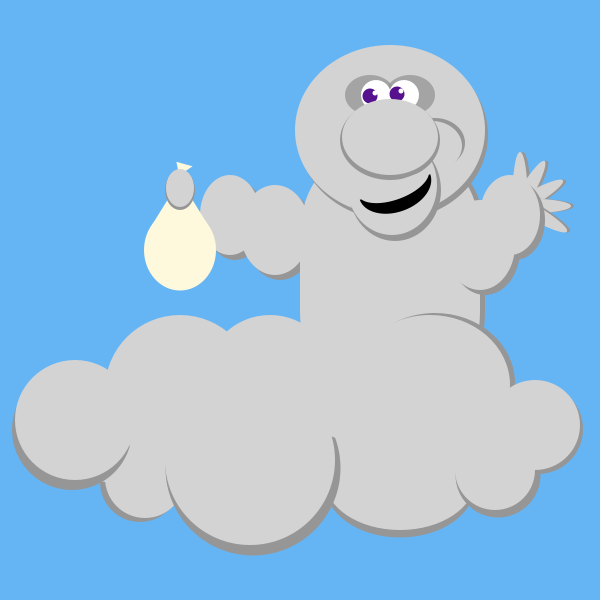
Frame 1 (no input)
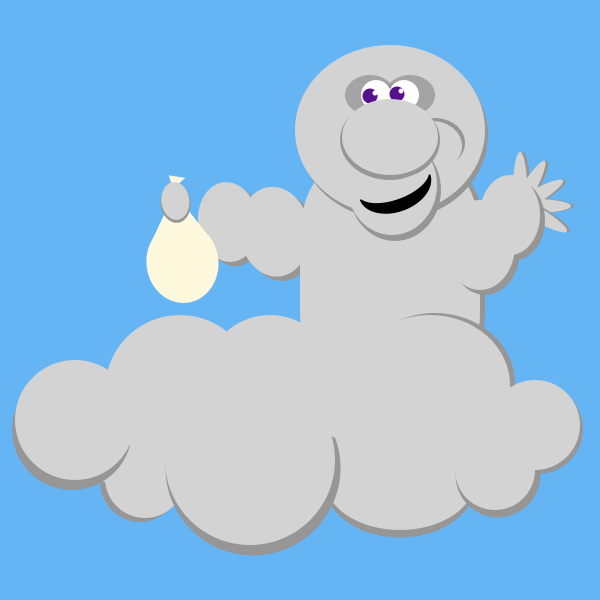
Frame 60 (the mouse pressed at the canvas centre just before this capture)
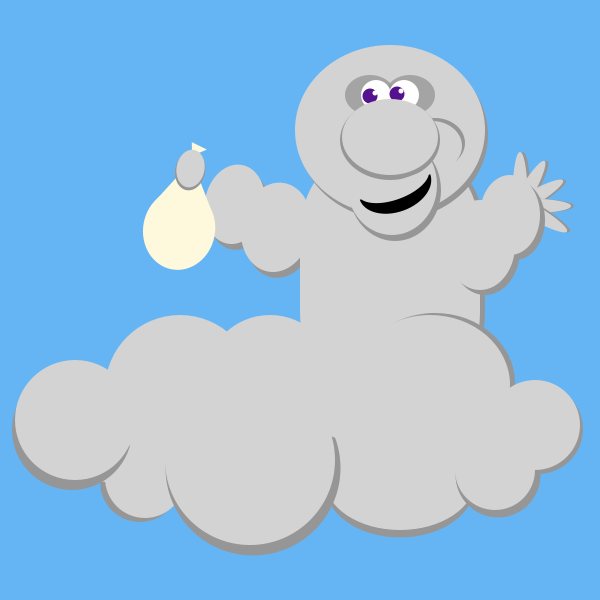
Frame 120 (the mouse held since frame 60 and released just before this capture)

The Processing sketch that drew these frames (run headless with seeded random() and noise(); from frame 60 on, the mouse is pressed at the canvas centre):

// Processing sketch: Cloud_Man
// ── Cloud_Man.pde
color darkC = color(150, 150, 150);
color lightC = color(211, 211, 211);


/*
//baby bag 
 fill(#fef9dc);
 triangle(161, 55, 158, 40, 176, 45);
 triangle(131, 110, 162, 60, 193, 110);
 ellipse(162, 138, 80, 90);
 */

float leftCloudArm=0;
boolean leftCloudArmR= true;


void setup() {
  size(600, 600);
}


void draw() {
  background(#65B5F5); 
  noStroke();
  pushMatrix();
  translate(290, 235);
  rotate(leftCloudArm);
  translate(-300, -235);
  //left arm
  fill(darkC);
  ellipse(290, 235, 70, 90); //left arm
  ellipse(245, 220, 60, 80); //left arm
  fill(lightC);
  ellipse(285, 230, 70, 90); //left arm
  ellipse(240, 215, 60, 80); //left arm  
  pushMatrix();
  translate(190, 250);
  scale(.9);
  translate(-162, -138);
  //baby bag 
  fill(#fef9dc);
  triangle(161, 55, 158, 40, 176, 45);
  triangle(131, 110, 162, 60, 193, 110);
  ellipse(162, 138, 80, 90);
  popMatrix();
  fill(darkC);
  ellipse(190, 190, 30, 40);
  fill(lightC);
  ellipse(190, 188, 28, 38);
  popMatrix();

  fill(darkC);
  rect(305, 150, 180, 250, 300);
  fill(lightC);
  rect(300, 150, 180, 250, 300);
  fill(darkC);
  ellipse(393, 135, 190, 170);//head
  fill(lightC);
  ellipse(390, 130, 190, 170); //head
  fill(darkC);
  ellipse(435, 143, 60, 50); //cheek 
  fill(lightC);
  ellipse(432, 146, 60, 50); //cheek
  fill(darkC);
  ellipse(395, 190, 92, 102); //chin shadow 
  ellipse(140, 482, 80, 80);
  ellipse(400, 485, 150, 105);
  fill(lightC);
  ellipse(300, 460, 500, 70);
  ellipse(145, 478, 80, 80);
  ellipse(400, 480, 150, 100);
  fill(darkC);
  ellipse(72, 430, 120, 120);
  ellipse(253, 468, 175, 175);
  ellipse(498, 475, 85, 85);
  ellipse(538, 429, 90, 90);
  ellipse(435, 383, 160, 140);
  fill(lightC);
  ellipse(392, 185, 90, 100); //chin
  ellipse(75, 420, 120, 120);
  ellipse(250, 460, 170, 170);
  ellipse(495, 470, 80, 80);
  ellipse(535, 425, 90, 90);
  ellipse(430, 385, 160, 140);
  ellipse(350, 390, 100, 100);
  ellipse(270, 380, 130, 130);
  ellipse(180, 390, 150, 150);

  for (int i=0; i<5; i++) {
    fill(darkC);
    pushMatrix();
    translate(523+i*2, 197+i*3);
    rotate(radians(i*30));
    ellipse(0, 0, 15, 90);
    popMatrix();
    fill(lightC);
    pushMatrix();
    translate(520+i*2, 197+i*3);
    rotate(radians(i*30));
    ellipse(0, 0, 15, 90);
    popMatrix();
  }
  fill(darkC);
  ellipse(390, 140, 100, 80);
  ellipse(485, 250, 70, 90); //right arm
  ellipse(515, 220, 60, 80); //right arm
  fill(lightC);
  ellipse(480, 245, 70, 90); //right arm
  ellipse(510, 215, 60, 80); //right arm  
  fill(darkC, 200);
  ellipse(370, 95, 50, 40);
  ellipse(410, 95, 50, 40); 
  fill(255);
  ellipse(376, 95, 30, 30);
  ellipse(404, 95, 30, 30);
  fill(#55118E);
  ellipse(370, 96, 15, 15);
  ellipse(397, 94, 15, 15);
  fill(255);
  ellipse(375, 93, 5, 5);
  ellipse(401, 91, 5, 5);
  fill(lightC);
  ellipse(390, 137, 96, 76); //nose
  pushMatrix();
  translate(395, 187);
  rotate(radians(-20));
  fill(0);
  arc(0, 0, 75, 50, radians(0), radians(180));
  fill(lightC);
  arc(0, -5, 75, 35, radians(0), radians(180));
  popMatrix();

  if (leftCloudArm < -.2) {
    leftCloudArmR = false;
  } 
  if (leftCloudArm > .2) {
    leftCloudArmR = true;
  }

  if (leftCloudArmR == true) {
    leftCloudArm -= .005;
  } else {
    leftCloudArm += .005;
  }
}
